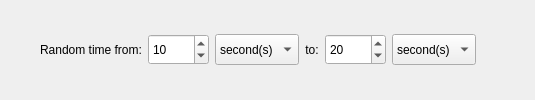
            <widget class="QWidget" name="page_3">
             <layout class="QHBoxLayout" name="horizontalLayout_29">
              <property name="leftMargin">
               <number>0</number>
              </property>
              <property name="topMargin">
               <number>0</number>
              </property>
              <property name="rightMargin">
               <number>0</number>
              </property>
              <property name="bottomMargin">
               <number>0</number>
              </property>
              <item>
               <spacer name="horizontalSpacer_34">
                <property name="orientation">
                 <enum>Qt::Horizontal</enum>
                </property>
                <property name="sizeHint" stdset="0">
                 <size>
                  <width>40</width>
                  <height>20</height>
                 </size>
                </property>
               </spacer>
              </item>
              <item>
               <widget class="QLabel" name="random_time_from_label">
                <property name="enabled">
                 <bool>true</bool>
                </property>
                <property name="sizePolicy">
                 <sizepolicy hsizetype="Fixed" vsizetype="Preferred">
                  <horstretch>0</horstretch>
                  <verstretch>0</verstretch>
                 </sizepolicy>
                </property>
                <property name="font">
                 <font>
                  <bold>false</bold>
                 </font>
                </property>
                <property name="text">
                 <string>Random time from:</string>
                </property>
                <property name="alignment">
                 <set>Qt::AlignCenter</set>
                </property>
               </widget>
              </item>
              <item>
               <widget class="QSpinBox" name="random_from">
                <property name="enabled">
                 <bool>true</bool>
                </property>
                <property name="sizePolicy">
                 <sizepolicy hsizetype="Fixed" vsizetype="Fixed">
                  <horstretch>0</horstretch>
                  <verstretch>0</verstretch>
                 </sizepolicy>
                </property>
                <property name="minimumSize">
                 <size>
                  <width>40</width>
                  <height>31</height>
                 </size>
                </property>
                <property name="minimum">
                 <number>0</number>
                </property>
                <property name="maximum">
                 <number>86399</number>
                </property>
                <property name="singleStep">
                 <number>1</number>
                </property>
                <property name="value">
                 <number>10</number>
                </property>
               </widget>
              </item>
              <item>
               <widget class="QComboBox" name="random_time_from_combobox">
                <property name="enabled">
                 <bool>true</bool>
                </property>
                <property name="sizePolicy">
                 <sizepolicy hsizetype="Fixed" vsizetype="Fixed">
                  <horstretch>0</horstretch>
                  <verstretch>0</verstretch>
                 </sizepolicy>
                </property>
                <property name="minimumSize">
                 <size>
                  <width>60</width>
                  <height>31</height>
                 </size>
                </property>
                <property name="maximumSize">
                 <size>
                  <width>16777215</width>
                  <height>16777215</height>
                 </size>
                </property>
                <property name="currentIndex">
                 <number>0</number>
                </property>
                <property name="sizeAdjustPolicy">
                 <enum>QComboBox::AdjustToContents</enum>
                </property>
                <item>
                 <property name="text">
                  <string>second(s)</string>
                 </property>
                </item>
                <item>
                 <property name="text">
                  <string>minute(s)</string>
                 </property>
                </item>
                <item>
                 <property name="text">
                  <string>hour(s)</string>
                 </property>
                </item>
               </widget>
              </item>
              <item>
               <widget class="QLabel" name="random_time_to_label">
                <property name="enabled">
                 <bool>true</bool>
                </property>
                <property name="sizePolicy">
                 <sizepolicy hsizetype="Fixed" vsizetype="Preferred">
                  <horstretch>0</horstretch>
                  <verstretch>0</verstretch>
                 </sizepolicy>
                </property>
                <property name="font">
                 <font>
                  <bold>false</bold>
                 </font>
                </property>
                <property name="text">
                 <string>to:</string>
                </property>
                <property name="alignment">
                 <set>Qt::AlignCenter</set>
                </property>
               </widget>
              </item>
              <item>
               <widget class="QSpinBox" name="random_to">
                <property name="enabled">
                 <bool>true</bool>
                </property>
                <property name="sizePolicy">
                 <sizepolicy hsizetype="Fixed" vsizetype="Fixed">
                  <horstretch>0</horstretch>
                  <verstretch>0</verstretch>
                 </sizepolicy>
                </property>
                <property name="minimumSize">
                 <size>
                  <width>40</width>
                  <height>31</height>
                 </size>
                </property>
                <property name="minimum">
                 <number>1</number>
                </property>
                <property name="maximum">
                 <number>86400</number>
                </property>
                <property name="singleStep">
                 <number>1</number>
                </property>
                <property name="value">
                 <number>20</number>
                </property>
               </widget>
              </item>
              <item>
               <widget class="QComboBox" name="random_time_to_combobox">
                <property name="enabled">
                 <bool>true</bool>
                </property>
                <property name="minimumSize">
                 <size>
                  <width>60</width>
                  <height>31</height>
                 </size>
                </property>
                <property name="currentIndex">
                 <number>0</number>
                </property>
                <property name="sizeAdjustPolicy">
                 <enum>QComboBox::AdjustToContents</enum>
                </property>
                <item>
                 <property name="text">
                  <string>second(s)</string>
                 </property>
                </item>
                <item>
                 <property name="text">
                  <string>minute(s)</string>
                 </property>
                </item>
                <item>
                 <property name="text">
                  <string>hour(s)</string>
                 </property>
                </item>
               </widget>
              </item>
              <item>
               <spacer name="horizontalSpacer_33">
                <property name="orientation">
                 <enum>Qt::Horizontal</enum>
                </property>
                <property name="sizeHint" stdset="0">
                 <size>
                  <width>59</width>
                  <height>20</height>
                 </size>
                </property>
               </spacer>
              </item>
             </layout>
            </widget>
